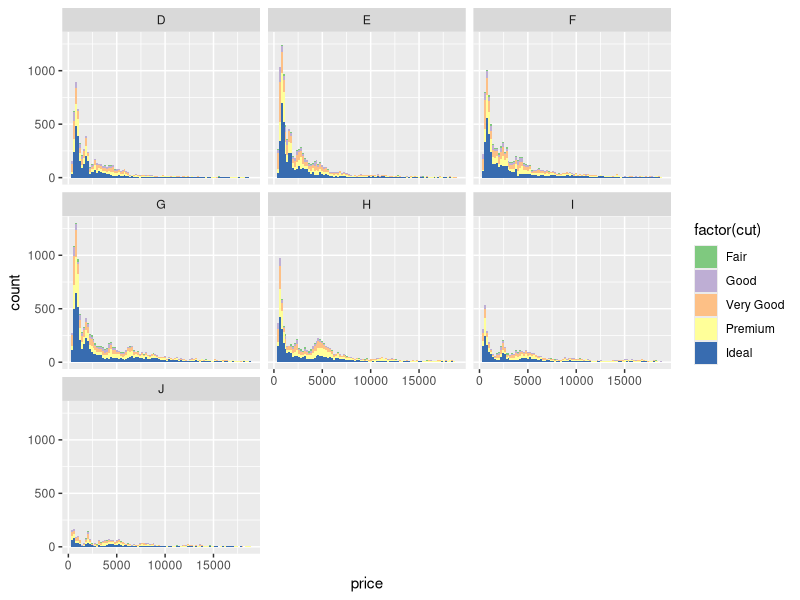
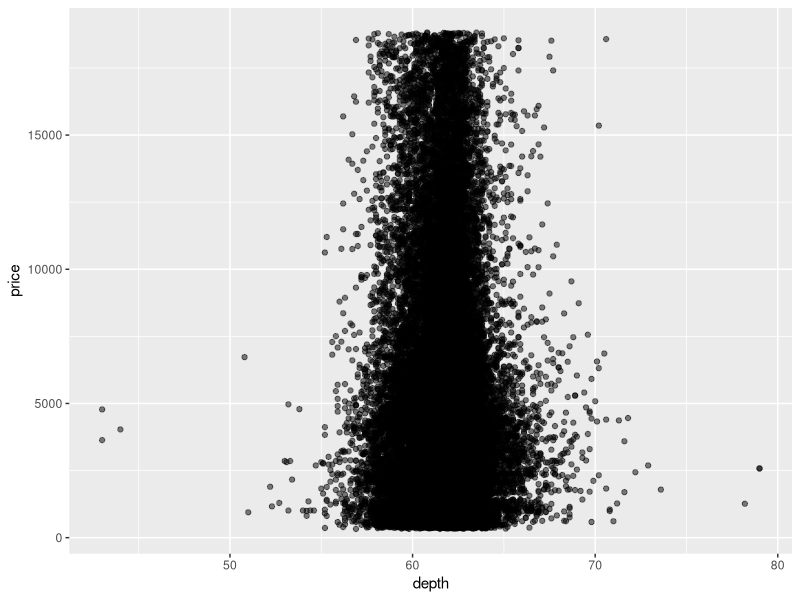
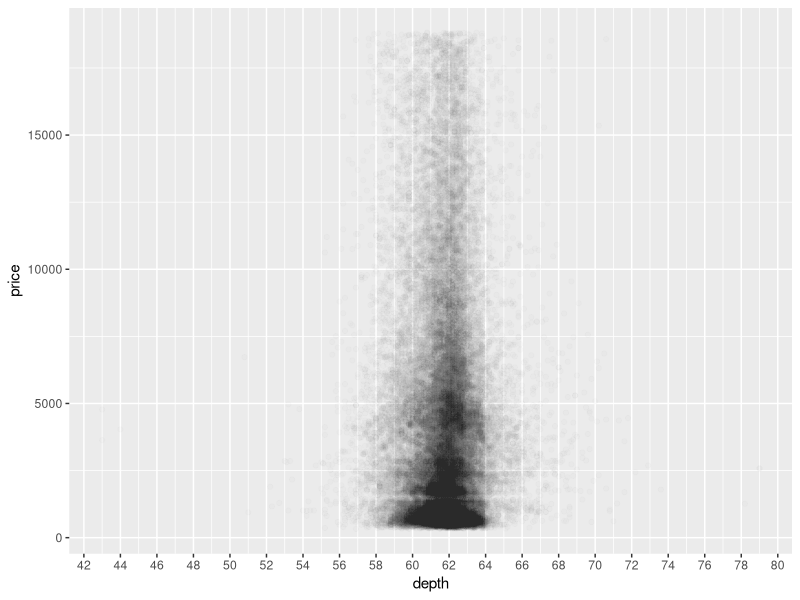
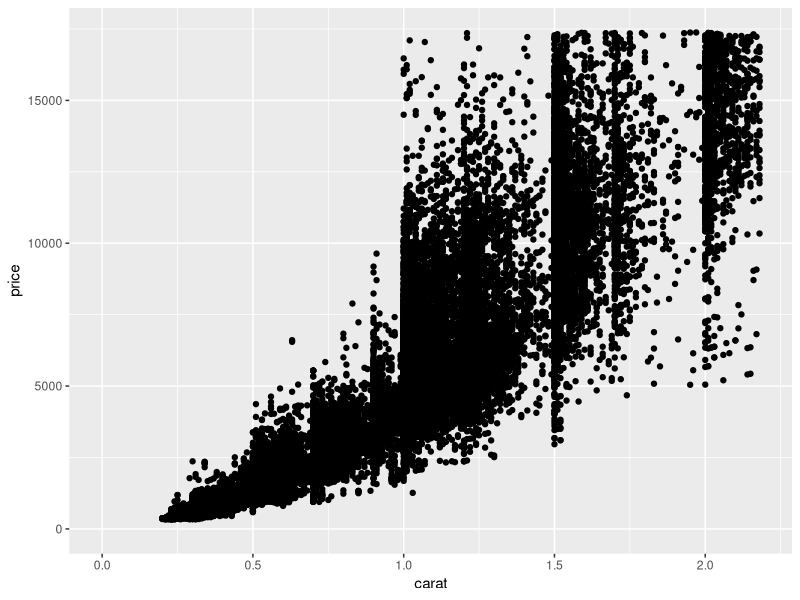
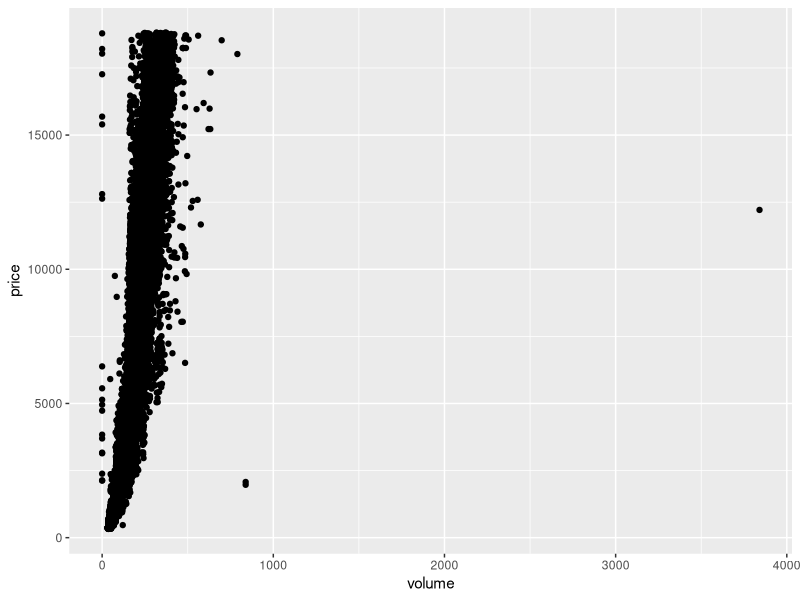
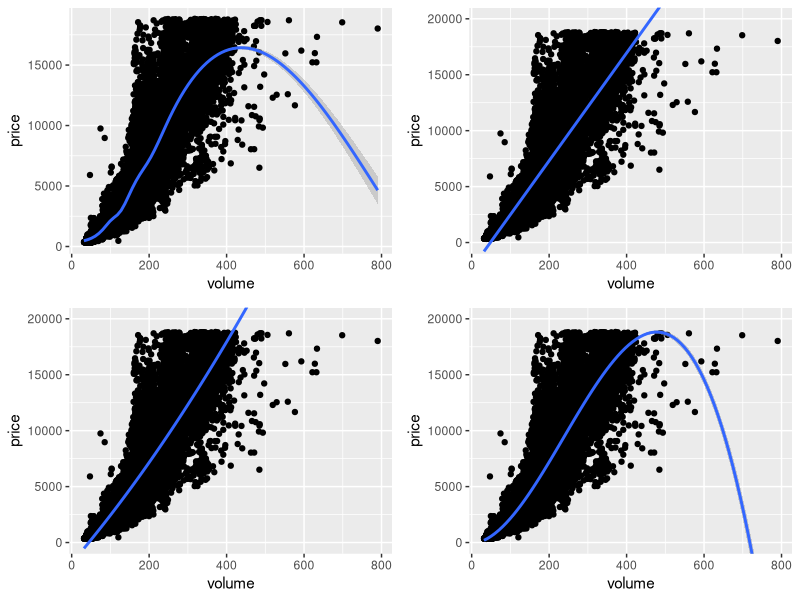

Write R code to recreate these figures, in order. (Note: this script raises an error after producing the figures.)
## ---- chunk 1
setwd("~/GitHub/Udacity/EDA_Course_Materials/lesson5")
library(ggplot2)
ggplot(diamonds, aes(x = price, fill = factor(cut))) +
    geom_histogram(binwidth = 200) +
    facet_wrap( ~ color) +
    scale_fill_brewer(type = 'qual')
## ---- chunk 2
with(diamonds, cor.test(x=price, y = x, method = 'pearson'))

with(diamonds, cor.test(x=price, y = y, method = 'pearson'))

with(diamonds, cor.test(x=price, y = z, method = 'pearson'))

## ---- chunk 3
ggplot(data = diamonds, aes(x = depth,y = price)) +
  geom_point(alpha= 0.5)
## ---- chunk 4
ggplot(data = diamonds, aes(x = depth,y = price)) +
  geom_point(alpha= 0.01) +
  scale_x_continuous(breaks = seq(0,80,2))
  
## ---- chunk 5

with(diamonds, cor.test(x= depth, y = price, method = "pearson"))

## ---- chunk 6

ggplot(data = diamonds,aes(x = carat, y = price)) + 
  xlim(0,quantile(diamonds$carat,0.99)) +
  ylim(0,quantile(diamonds$price,0.99)) +
  geom_point()

## ---- chunk 7

diamonds$volume <- diamonds$x*diamonds$y*diamonds$z

head(diamonds,3)

ggplot(data = diamonds, aes(x = volume, y = price)) +
  geom_point()

# Some outliers with zero volume

sum(diamonds$volume == 0)

diamonds[diamonds$volume == 0,]

## ---- chunk 8
with(subset(diamonds, (volume > 0) & (volume <= 800)),cor.test(volume,price))
## ---- chunk 9

p1 <- ggplot(data = subset(diamonds, (volume > 0) & (volume <= 800)),
       aes(x = volume, y = price)) +
  geom_point() 

# Default smoother
p2 <- p1 + geom_smooth()

# looking at a linear fit,
p3 <- p1 + stat_smooth(method = "lm", formula = y ~ x, size = 1) + coord_cartesian(ylim = c(0,20000))

# Looking at polynimoal functions of order 2
p4 <- p1 + stat_smooth(method = "lm", formula = y ~ poly(x, 2), size = 1) + coord_cartesian(ylim = c(0,20000))

# Looking at polynimoal functions of order 3
p5 <- p1 + stat_smooth(method = "lm", formula = y ~ poly(x, 3), size = 1) + coord_cartesian(ylim = c(0,20000))

library(gridExtra)
## Loading required package: grid

grid.arrange(p2,p3,p4,p5,ncol =2)

## ---- chunk 10
diamondsByClarity <- diamonds %.%
  group_by(clarity) %.%
  summarise(mean_price = mean(price), 
            median_price = median(price), 
            min_price = min(price), 
            max_price = max(price), 
            n= n())

diamondsByClarity

## ---- chunk 11
diamonds_by_clarity <- group_by(diamonds, clarity)
diamonds_mp_by_clarity <- summarise(diamonds_by_clarity, mean_price = mean(price))

diamonds_by_color <- group_by(diamonds, color)
diamonds_mp_by_color <- summarise(diamonds_by_color, mean_price = mean(price))

p1  <- ggplot(diamonds_mp_by_clarity, aes(x = clarity, y = mean_price, fill= clarity)) +
  geom_bar(stat = "identity")

p2 <- ggplot(diamonds_mp_by_color, aes(x = color, y = mean_price, fill= color)) +
  geom_bar(stat = "identity")

grid.arrange(p1,p2, ncol =2)

## ---- chunk 12
diamonds_by_cut <- group_by(diamonds, cut)
diamonds_mp_by_cut <- summarise(diamonds_by_cut, mean_price = mean(price))

ggplot(diamonds_mp_by_cut, aes(x = cut, y = mean_price, fill= cut)) +
  geom_bar(stat = "identity")
  
